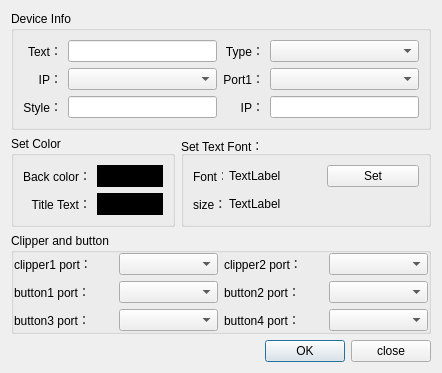
<?xml version="1.0" encoding="UTF-8"?>
<ui version="4.0">
 <class>MonitorProperty</class>
 <widget class="QDialog" name="MonitorProperty">
  <property name="geometry">
   <rect>
    <x>0</x>
    <y>0</y>
    <width>442</width>
    <height>367</height>
   </rect>
  </property>
  <property name="windowTitle">
   <string>Dialog</string>
  </property>
  <layout class="QGridLayout" name="gridLayout_4">
   <item row="7" column="0" colspan="2">
    <layout class="QHBoxLayout" name="horizontalLayout">
     <item>
      <spacer name="horizontalSpacer">
       <property name="orientation">
        <enum>Qt::Horizontal</enum>
       </property>
       <property name="sizeHint" stdset="0">
        <size>
         <width>40</width>
         <height>20</height>
        </size>
       </property>
      </spacer>
     </item>
     <item>
      <widget class="QPushButton" name="pushButton_ok">
       <property name="text">
        <string>OK</string>
       </property>
      </widget>
     </item>
     <item>
      <widget class="QPushButton" name="pushButton_close">
       <property name="text">
        <string>close</string>
       </property>
      </widget>
     </item>
    </layout>
   </item>
   <item row="5" column="1">
    <spacer name="verticalSpacer_2">
     <property name="orientation">
      <enum>Qt::Vertical</enum>
     </property>
     <property name="sizeHint" stdset="0">
      <size>
       <width>20</width>
       <height>40</height>
      </size>
     </property>
    </spacer>
   </item>
   <item row="5" column="0">
    <spacer name="verticalSpacer">
     <property name="orientation">
      <enum>Qt::Vertical</enum>
     </property>
     <property name="sizeHint" stdset="0">
      <size>
       <width>20</width>
       <height>40</height>
      </size>
     </property>
    </spacer>
   </item>
   <item row="2" column="0" colspan="2">
    <widget class="QGroupBox" name="groupBox_clipper_and_button">
     <property name="enabled">
      <bool>true</bool>
     </property>
     <property name="maximumSize">
      <size>
       <width>16777215</width>
       <height>104</height>
      </size>
     </property>
     <property name="title">
      <string>Clipper and button</string>
     </property>
     <layout class="QGridLayout" name="gridLayout_5">
      <property name="leftMargin">
       <number>0</number>
      </property>
      <property name="topMargin">
       <number>0</number>
      </property>
      <property name="rightMargin">
       <number>0</number>
      </property>
      <property name="bottomMargin">
       <number>0</number>
      </property>
      <property name="spacing">
       <number>6</number>
      </property>
      <item row="0" column="0">
       <widget class="QLabel" name="label_clipper1">
        <property name="text">
         <string>clipper1 port：</string>
        </property>
       </widget>
      </item>
      <item row="0" column="1">
       <widget class="QComboBox" name="comboBox_clipper1"/>
      </item>
      <item row="0" column="2">
       <widget class="QLabel" name="label_clipper2">
        <property name="text">
         <string>clipper2 port：</string>
        </property>
       </widget>
      </item>
      <item row="0" column="3">
       <widget class="QComboBox" name="comboBox_clipper2"/>
      </item>
      <item row="1" column="0">
       <widget class="QLabel" name="label_button1">
        <property name="text">
         <string>button1 port：</string>
        </property>
       </widget>
      </item>
      <item row="1" column="1">
       <widget class="QComboBox" name="comboBox_button1"/>
      </item>
      <item row="1" column="2">
       <widget class="QLabel" name="label_button2">
        <property name="text">
         <string>button2 port：</string>
        </property>
       </widget>
      </item>
      <item row="1" column="3">
       <widget class="QComboBox" name="comboBox_button2"/>
      </item>
      <item row="2" column="0">
       <widget class="QLabel" name="label_button3">
        <property name="text">
         <string>button3 port：</string>
        </property>
       </widget>
      </item>
      <item row="2" column="1">
       <widget class="QComboBox" name="comboBox_button3"/>
      </item>
      <item row="2" column="2">
       <widget class="QLabel" name="label_button4">
        <property name="text">
         <string>button4 port：</string>
        </property>
       </widget>
      </item>
      <item row="2" column="3">
       <widget class="QComboBox" name="comboBox_button4"/>
      </item>
     </layout>
    </widget>
   </item>
   <item row="1" column="1">
    <widget class="QGroupBox" name="groupBox_textSize">
     <property name="minimumSize">
      <size>
       <width>250</width>
       <height>0</height>
      </size>
     </property>
     <property name="title">
      <string>Set Text Font：</string>
     </property>
     <layout class="QGridLayout" name="gridLayout_3">
      <item row="0" column="1">
       <widget class="QLabel" name="label_textFont">
        <property name="minimumSize">
         <size>
          <width>0</width>
          <height>0</height>
         </size>
        </property>
        <property name="text">
         <string>TextLabel</string>
        </property>
       </widget>
      </item>
      <item row="0" column="4">
       <widget class="QPushButton" name="pushButton_TextSet">
        <property name="text">
         <string>Set</string>
        </property>
       </widget>
      </item>
      <item row="0" column="0">
       <widget class="QLabel" name="label_text_size">
        <property name="maximumSize">
         <size>
          <width>30</width>
          <height>16777215</height>
         </size>
        </property>
        <property name="text">
         <string>Font：</string>
        </property>
       </widget>
      </item>
      <item row="1" column="0">
       <widget class="QLabel" name="label_textSize">
        <property name="minimumSize">
         <size>
          <width>20</width>
          <height>0</height>
         </size>
        </property>
        <property name="maximumSize">
         <size>
          <width>30</width>
          <height>16777215</height>
         </size>
        </property>
        <property name="text">
         <string>size：</string>
        </property>
       </widget>
      </item>
      <item row="1" column="1">
       <widget class="QLabel" name="label_textsize">
        <property name="text">
         <string>TextLabel</string>
        </property>
       </widget>
      </item>
     </layout>
    </widget>
   </item>
   <item row="1" column="0">
    <widget class="QGroupBox" name="groupBox_color">
     <property name="title">
      <string>Set Color</string>
     </property>
     <layout class="QGridLayout" name="gridLayout_2">
      <item row="0" column="0">
       <widget class="QLabel" name="label_Fero_color_2">
        <property name="text">
         <string>Back color：</string>
        </property>
        <property name="alignment">
         <set>Qt::AlignRight|Qt::AlignTrailing|Qt::AlignVCenter</set>
        </property>
       </widget>
      </item>
      <item row="0" column="1">
       <widget class="QPushButton" name="pushButton_backColor">
        <property name="palette">
         <palette>
          <active>
           <colorrole role="WindowText">
            <brush brushstyle="SolidPattern">
             <color alpha="255">
              <red>255</red>
              <green>255</green>
              <blue>255</blue>
             </color>
            </brush>
           </colorrole>
           <colorrole role="Button">
            <brush brushstyle="SolidPattern">
             <color alpha="255">
              <red>0</red>
              <green>0</green>
              <blue>0</blue>
             </color>
            </brush>
           </colorrole>
           <colorrole role="Light">
            <brush brushstyle="SolidPattern">
             <color alpha="255">
              <red>0</red>
              <green>0</green>
              <blue>0</blue>
             </color>
            </brush>
           </colorrole>
           <colorrole role="Midlight">
            <brush brushstyle="SolidPattern">
             <color alpha="255">
              <red>0</red>
              <green>0</green>
              <blue>0</blue>
             </color>
            </brush>
           </colorrole>
           <colorrole role="Dark">
            <brush brushstyle="SolidPattern">
             <color alpha="255">
              <red>0</red>
              <green>0</green>
              <blue>0</blue>
             </color>
            </brush>
           </colorrole>
           <colorrole role="Mid">
            <brush brushstyle="SolidPattern">
             <color alpha="255">
              <red>0</red>
              <green>0</green>
              <blue>0</blue>
             </color>
            </brush>
           </colorrole>
           <colorrole role="Text">
            <brush brushstyle="SolidPattern">
             <color alpha="255">
              <red>255</red>
              <green>255</green>
              <blue>255</blue>
             </color>
            </brush>
           </colorrole>
           <colorrole role="BrightText">
            <brush brushstyle="SolidPattern">
             <color alpha="255">
              <red>255</red>
              <green>255</green>
              <blue>255</blue>
             </color>
            </brush>
           </colorrole>
           <colorrole role="ButtonText">
            <brush brushstyle="SolidPattern">
             <color alpha="255">
              <red>255</red>
              <green>255</green>
              <blue>255</blue>
             </color>
            </brush>
           </colorrole>
           <colorrole role="Base">
            <brush brushstyle="SolidPattern">
             <color alpha="255">
              <red>0</red>
              <green>0</green>
              <blue>0</blue>
             </color>
            </brush>
           </colorrole>
           <colorrole role="Window">
            <brush brushstyle="SolidPattern">
             <color alpha="255">
              <red>0</red>
              <green>0</green>
              <blue>0</blue>
             </color>
            </brush>
           </colorrole>
           <colorrole role="Shadow">
            <brush brushstyle="SolidPattern">
             <color alpha="255">
              <red>0</red>
              <green>0</green>
              <blue>0</blue>
             </color>
            </brush>
           </colorrole>
           <colorrole role="AlternateBase">
            <brush brushstyle="SolidPattern">
             <color alpha="255">
              <red>0</red>
              <green>0</green>
              <blue>0</blue>
             </color>
            </brush>
           </colorrole>
           <colorrole role="ToolTipBase">
            <brush brushstyle="SolidPattern">
             <color alpha="255">
              <red>255</red>
              <green>255</green>
              <blue>220</blue>
             </color>
            </brush>
           </colorrole>
           <colorrole role="ToolTipText">
            <brush brushstyle="SolidPattern">
             <color alpha="255">
              <red>0</red>
              <green>0</green>
              <blue>0</blue>
             </color>
            </brush>
           </colorrole>
          </active>
          <inactive>
           <colorrole role="WindowText">
            <brush brushstyle="SolidPattern">
             <color alpha="255">
              <red>255</red>
              <green>255</green>
              <blue>255</blue>
             </color>
            </brush>
           </colorrole>
           <colorrole role="Button">
            <brush brushstyle="SolidPattern">
             <color alpha="255">
              <red>0</red>
              <green>0</green>
              <blue>0</blue>
             </color>
            </brush>
           </colorrole>
           <colorrole role="Light">
            <brush brushstyle="SolidPattern">
             <color alpha="255">
              <red>0</red>
              <green>0</green>
              <blue>0</blue>
             </color>
            </brush>
           </colorrole>
           <colorrole role="Midlight">
            <brush brushstyle="SolidPattern">
             <color alpha="255">
              <red>0</red>
              <green>0</green>
              <blue>0</blue>
             </color>
            </brush>
           </colorrole>
           <colorrole role="Dark">
            <brush brushstyle="SolidPattern">
             <color alpha="255">
              <red>0</red>
              <green>0</green>
              <blue>0</blue>
             </color>
            </brush>
           </colorrole>
           <colorrole role="Mid">
            <brush brushstyle="SolidPattern">
             <color alpha="255">
              <red>0</red>
              <green>0</green>
              <blue>0</blue>
             </color>
            </brush>
           </colorrole>
           <colorrole role="Text">
            <brush brushstyle="SolidPattern">
             <color alpha="255">
              <red>255</red>
              <green>255</green>
              <blue>255</blue>
             </color>
            </brush>
           </colorrole>
           <colorrole role="BrightText">
            <brush brushstyle="SolidPattern">
             <color alpha="255">
              <red>255</red>
              <green>255</green>
              <blue>255</blue>
             </color>
            </brush>
           </colorrole>
           <colorrole role="ButtonText">
            <brush brushstyle="SolidPattern">
             <color alpha="255">
              <red>255</red>
              <green>255</green>
              <blue>255</blue>
             </color>
            </brush>
           </colorrole>
           <colorrole role="Base">
            <brush brushstyle="SolidPattern">
             <color alpha="255">
              <red>0</red>
              <green>0</green>
              <blue>0</blue>
             </color>
            </brush>
           </colorrole>
           <colorrole role="Window">
            <brush brushstyle="SolidPattern">
             <color alpha="255">
              <red>0</red>
              <green>0</green>
              <blue>0</blue>
             </color>
            </brush>
           </colorrole>
           <colorrole role="Shadow">
            <brush brushstyle="SolidPattern">
             <color alpha="255">
              <red>0</red>
              <green>0</green>
              <blue>0</blue>
             </color>
            </brush>
           </colorrole>
           <colorrole role="AlternateBase">
            <brush brushstyle="SolidPattern">
             <color alpha="255">
              <red>0</red>
              <green>0</green>
              <blue>0</blue>
             </color>
            </brush>
           </colorrole>
           <colorrole role="ToolTipBase">
            <brush brushstyle="SolidPattern">
             <color alpha="255">
              <red>255</red>
              <green>255</green>
              <blue>220</blue>
             </color>
            </brush>
           </colorrole>
           <colorrole role="ToolTipText">
            <brush brushstyle="SolidPattern">
             <color alpha="255">
              <red>0</red>
              <green>0</green>
              <blue>0</blue>
             </color>
            </brush>
           </colorrole>
          </inactive>
          <disabled>
           <colorrole role="WindowText">
            <brush brushstyle="SolidPattern">
             <color alpha="255">
              <red>0</red>
              <green>0</green>
              <blue>0</blue>
             </color>
            </brush>
           </colorrole>
           <colorrole role="Button">
            <brush brushstyle="SolidPattern">
             <color alpha="255">
              <red>0</red>
              <green>0</green>
              <blue>0</blue>
             </color>
            </brush>
           </colorrole>
           <colorrole role="Light">
            <brush brushstyle="SolidPattern">
             <color alpha="255">
              <red>0</red>
              <green>0</green>
              <blue>0</blue>
             </color>
            </brush>
           </colorrole>
           <colorrole role="Midlight">
            <brush brushstyle="SolidPattern">
             <color alpha="255">
              <red>0</red>
              <green>0</green>
              <blue>0</blue>
             </color>
            </brush>
           </colorrole>
           <colorrole role="Dark">
            <brush brushstyle="SolidPattern">
             <color alpha="255">
              <red>0</red>
              <green>0</green>
              <blue>0</blue>
             </color>
            </brush>
           </colorrole>
           <colorrole role="Mid">
            <brush brushstyle="SolidPattern">
             <color alpha="255">
              <red>0</red>
              <green>0</green>
              <blue>0</blue>
             </color>
            </brush>
           </colorrole>
           <colorrole role="Text">
            <brush brushstyle="SolidPattern">
             <color alpha="255">
              <red>0</red>
              <green>0</green>
              <blue>0</blue>
             </color>
            </brush>
           </colorrole>
           <colorrole role="BrightText">
            <brush brushstyle="SolidPattern">
             <color alpha="255">
              <red>255</red>
              <green>255</green>
              <blue>255</blue>
             </color>
            </brush>
           </colorrole>
           <colorrole role="ButtonText">
            <brush brushstyle="SolidPattern">
             <color alpha="255">
              <red>0</red>
              <green>0</green>
              <blue>0</blue>
             </color>
            </brush>
           </colorrole>
           <colorrole role="Base">
            <brush brushstyle="SolidPattern">
             <color alpha="255">
              <red>0</red>
              <green>0</green>
              <blue>0</blue>
             </color>
            </brush>
           </colorrole>
           <colorrole role="Window">
            <brush brushstyle="SolidPattern">
             <color alpha="255">
              <red>0</red>
              <green>0</green>
              <blue>0</blue>
             </color>
            </brush>
           </colorrole>
           <colorrole role="Shadow">
            <brush brushstyle="SolidPattern">
             <color alpha="255">
              <red>0</red>
              <green>0</green>
              <blue>0</blue>
             </color>
            </brush>
           </colorrole>
           <colorrole role="AlternateBase">
            <brush brushstyle="SolidPattern">
             <color alpha="255">
              <red>0</red>
              <green>0</green>
              <blue>0</blue>
             </color>
            </brush>
           </colorrole>
           <colorrole role="ToolTipBase">
            <brush brushstyle="SolidPattern">
             <color alpha="255">
              <red>255</red>
              <green>255</green>
              <blue>220</blue>
             </color>
            </brush>
           </colorrole>
           <colorrole role="ToolTipText">
            <brush brushstyle="SolidPattern">
             <color alpha="255">
              <red>0</red>
              <green>0</green>
              <blue>0</blue>
             </color>
            </brush>
           </colorrole>
          </disabled>
         </palette>
        </property>
        <property name="mouseTracking">
         <bool>false</bool>
        </property>
        <property name="autoFillBackground">
         <bool>true</bool>
        </property>
        <property name="text">
         <string/>
        </property>
        <property name="autoDefault">
         <bool>true</bool>
        </property>
        <property name="default">
         <bool>false</bool>
        </property>
        <property name="flat">
         <bool>true</bool>
        </property>
       </widget>
      </item>
      <item row="1" column="0">
       <widget class="QLabel" name="label_title_text">
        <property name="text">
         <string>Title Text：</string>
        </property>
        <property name="alignment">
         <set>Qt::AlignRight|Qt::AlignTrailing|Qt::AlignVCenter</set>
        </property>
       </widget>
      </item>
      <item row="1" column="1">
       <widget class="QPushButton" name="pushButton_titleText">
        <property name="palette">
         <palette>
          <active>
           <colorrole role="WindowText">
            <brush brushstyle="SolidPattern">
             <color alpha="255">
              <red>255</red>
              <green>255</green>
              <blue>255</blue>
             </color>
            </brush>
           </colorrole>
           <colorrole role="Button">
            <brush brushstyle="SolidPattern">
             <color alpha="255">
              <red>0</red>
              <green>0</green>
              <blue>0</blue>
             </color>
            </brush>
           </colorrole>
           <colorrole role="Light">
            <brush brushstyle="SolidPattern">
             <color alpha="255">
              <red>0</red>
              <green>0</green>
              <blue>0</blue>
             </color>
            </brush>
           </colorrole>
           <colorrole role="Midlight">
            <brush brushstyle="SolidPattern">
             <color alpha="255">
              <red>0</red>
              <green>0</green>
              <blue>0</blue>
             </color>
            </brush>
           </colorrole>
           <colorrole role="Dark">
            <brush brushstyle="SolidPattern">
             <color alpha="255">
              <red>0</red>
              <green>0</green>
              <blue>0</blue>
             </color>
            </brush>
           </colorrole>
           <colorrole role="Mid">
            <brush brushstyle="SolidPattern">
             <color alpha="255">
              <red>0</red>
              <green>0</green>
              <blue>0</blue>
             </color>
            </brush>
           </colorrole>
           <colorrole role="Text">
            <brush brushstyle="SolidPattern">
             <color alpha="255">
              <red>255</red>
              <green>255</green>
              <blue>255</blue>
             </color>
            </brush>
           </colorrole>
           <colorrole role="BrightText">
            <brush brushstyle="SolidPattern">
             <color alpha="255">
              <red>255</red>
              <green>255</green>
              <blue>255</blue>
             </color>
            </brush>
           </colorrole>
           <colorrole role="ButtonText">
            <brush brushstyle="SolidPattern">
             <color alpha="255">
              <red>255</red>
              <green>255</green>
              <blue>255</blue>
             </color>
            </brush>
           </colorrole>
           <colorrole role="Base">
            <brush brushstyle="SolidPattern">
             <color alpha="255">
              <red>0</red>
              <green>0</green>
              <blue>0</blue>
             </color>
            </brush>
           </colorrole>
           <colorrole role="Window">
            <brush brushstyle="SolidPattern">
             <color alpha="255">
              <red>0</red>
              <green>0</green>
              <blue>0</blue>
             </color>
            </brush>
           </colorrole>
           <colorrole role="Shadow">
            <brush brushstyle="SolidPattern">
             <color alpha="255">
              <red>0</red>
              <green>0</green>
              <blue>0</blue>
             </color>
            </brush>
           </colorrole>
           <colorrole role="AlternateBase">
            <brush brushstyle="SolidPattern">
             <color alpha="255">
              <red>0</red>
              <green>0</green>
              <blue>0</blue>
             </color>
            </brush>
           </colorrole>
           <colorrole role="ToolTipBase">
            <brush brushstyle="SolidPattern">
             <color alpha="255">
              <red>255</red>
              <green>255</green>
              <blue>220</blue>
             </color>
            </brush>
           </colorrole>
           <colorrole role="ToolTipText">
            <brush brushstyle="SolidPattern">
             <color alpha="255">
              <red>0</red>
              <green>0</green>
              <blue>0</blue>
             </color>
            </brush>
           </colorrole>
          </active>
          <inactive>
           <colorrole role="WindowText">
            <brush brushstyle="SolidPattern">
             <color alpha="255">
              <red>255</red>
              <green>255</green>
              <blue>255</blue>
             </color>
            </brush>
           </colorrole>
           <colorrole role="Button">
            <brush brushstyle="SolidPattern">
             <color alpha="255">
              <red>0</red>
              <green>0</green>
              <blue>0</blue>
             </color>
            </brush>
           </colorrole>
           <colorrole role="Light">
            <brush brushstyle="SolidPattern">
             <color alpha="255">
              <red>0</red>
              <green>0</green>
              <blue>0</blue>
             </color>
            </brush>
           </colorrole>
           <colorrole role="Midlight">
            <brush brushstyle="SolidPattern">
             <color alpha="255">
              <red>0</red>
              <green>0</green>
              <blue>0</blue>
             </color>
            </brush>
           </colorrole>
           <colorrole role="Dark">
            <brush brushstyle="SolidPattern">
             <color alpha="255">
              <red>0</red>
              <green>0</green>
              <blue>0</blue>
             </color>
            </brush>
           </colorrole>
           <colorrole role="Mid">
            <brush brushstyle="SolidPattern">
             <color alpha="255">
              <red>0</red>
              <green>0</green>
              <blue>0</blue>
             </color>
            </brush>
           </colorrole>
           <colorrole role="Text">
            <brush brushstyle="SolidPattern">
             <color alpha="255">
              <red>255</red>
              <green>255</green>
              <blue>255</blue>
             </color>
            </brush>
           </colorrole>
           <colorrole role="BrightText">
            <brush brushstyle="SolidPattern">
             <color alpha="255">
              <red>255</red>
              <green>255</green>
              <blue>255</blue>
             </color>
            </brush>
           </colorrole>
           <colorrole role="ButtonText">
            <brush brushstyle="SolidPattern">
             <color alpha="255">
              <red>255</red>
              <green>255</green>
              <blue>255</blue>
             </color>
            </brush>
           </colorrole>
           <colorrole role="Base">
            <brush brushstyle="SolidPattern">
             <color alpha="255">
              <red>0</red>
              <green>0</green>
              <blue>0</blue>
             </color>
            </brush>
           </colorrole>
           <colorrole role="Window">
            <brush brushstyle="SolidPattern">
             <color alpha="255">
              <red>0</red>
              <green>0</green>
              <blue>0</blue>
             </color>
            </brush>
           </colorrole>
           <colorrole role="Shadow">
            <brush brushstyle="SolidPattern">
             <color alpha="255">
              <red>0</red>
              <green>0</green>
              <blue>0</blue>
             </color>
            </brush>
           </colorrole>
           <colorrole role="AlternateBase">
            <brush brushstyle="SolidPattern">
             <color alpha="255">
              <red>0</red>
              <green>0</green>
              <blue>0</blue>
             </color>
            </brush>
           </colorrole>
           <colorrole role="ToolTipBase">
            <brush brushstyle="SolidPattern">
             <color alpha="255">
              <red>255</red>
              <green>255</green>
              <blue>220</blue>
             </color>
            </brush>
           </colorrole>
           <colorrole role="ToolTipText">
            <brush brushstyle="SolidPattern">
             <color alpha="255">
              <red>0</red>
              <green>0</green>
              <blue>0</blue>
             </color>
            </brush>
           </colorrole>
          </inactive>
          <disabled>
           <colorrole role="WindowText">
            <brush brushstyle="SolidPattern">
             <color alpha="255">
              <red>0</red>
              <green>0</green>
              <blue>0</blue>
             </color>
            </brush>
           </colorrole>
           <colorrole role="Button">
            <brush brushstyle="SolidPattern">
             <color alpha="255">
              <red>0</red>
              <green>0</green>
              <blue>0</blue>
             </color>
            </brush>
           </colorrole>
           <colorrole role="Light">
            <brush brushstyle="SolidPattern">
             <color alpha="255">
              <red>0</red>
              <green>0</green>
              <blue>0</blue>
             </color>
            </brush>
           </colorrole>
           <colorrole role="Midlight">
            <brush brushstyle="SolidPattern">
             <color alpha="255">
              <red>0</red>
              <green>0</green>
              <blue>0</blue>
             </color>
            </brush>
           </colorrole>
           <colorrole role="Dark">
            <brush brushstyle="SolidPattern">
             <color alpha="255">
              <red>0</red>
              <green>0</green>
              <blue>0</blue>
             </color>
            </brush>
           </colorrole>
           <colorrole role="Mid">
            <brush brushstyle="SolidPattern">
             <color alpha="255">
              <red>0</red>
              <green>0</green>
              <blue>0</blue>
             </color>
            </brush>
           </colorrole>
           <colorrole role="Text">
            <brush brushstyle="SolidPattern">
             <color alpha="255">
              <red>0</red>
              <green>0</green>
              <blue>0</blue>
             </color>
            </brush>
           </colorrole>
           <colorrole role="BrightText">
            <brush brushstyle="SolidPattern">
             <color alpha="255">
              <red>255</red>
              <green>255</green>
              <blue>255</blue>
             </color>
            </brush>
           </colorrole>
           <colorrole role="ButtonText">
            <brush brushstyle="SolidPattern">
             <color alpha="255">
              <red>0</red>
              <green>0</green>
              <blue>0</blue>
             </color>
            </brush>
           </colorrole>
           <colorrole role="Base">
            <brush brushstyle="SolidPattern">
             <color alpha="255">
              <red>0</red>
              <green>0</green>
              <blue>0</blue>
             </color>
            </brush>
           </colorrole>
           <colorrole role="Window">
            <brush brushstyle="SolidPattern">
             <color alpha="255">
              <red>0</red>
              <green>0</green>
              <blue>0</blue>
             </color>
            </brush>
           </colorrole>
           <colorrole role="Shadow">
            <brush brushstyle="SolidPattern">
             <color alpha="255">
              <red>0</red>
              <green>0</green>
              <blue>0</blue>
             </color>
            </brush>
           </colorrole>
           <colorrole role="AlternateBase">
            <brush brushstyle="SolidPattern">
             <color alpha="255">
              <red>0</red>
              <green>0</green>
              <blue>0</blue>
             </color>
            </brush>
           </colorrole>
           <colorrole role="ToolTipBase">
            <brush brushstyle="SolidPattern">
             <color alpha="255">
              <red>255</red>
              <green>255</green>
              <blue>220</blue>
             </color>
            </brush>
           </colorrole>
           <colorrole role="ToolTipText">
            <brush brushstyle="SolidPattern">
             <color alpha="255">
              <red>0</red>
              <green>0</green>
              <blue>0</blue>
             </color>
            </brush>
           </colorrole>
          </disabled>
         </palette>
        </property>
        <property name="autoFillBackground">
         <bool>true</bool>
        </property>
        <property name="text">
         <string/>
        </property>
        <property name="flat">
         <bool>true</bool>
        </property>
       </widget>
      </item>
     </layout>
    </widget>
   </item>
   <item row="0" column="0" colspan="2">
    <widget class="QGroupBox" name="groupBox">
     <property name="title">
      <string>Device Info</string>
     </property>
     <layout class="QGridLayout" name="gridLayout">
      <item row="0" column="2">
       <widget class="QLabel" name="label_type">
        <property name="maximumSize">
         <size>
          <width>55</width>
          <height>16777215</height>
         </size>
        </property>
        <property name="text">
         <string>Type：</string>
        </property>
        <property name="alignment">
         <set>Qt::AlignRight|Qt::AlignTrailing|Qt::AlignVCenter</set>
        </property>
       </widget>
      </item>
      <item row="0" column="1">
       <widget class="QLineEdit" name="lineEdit_name">
        <property name="maximumSize">
         <size>
          <width>150</width>
          <height>25</height>
         </size>
        </property>
       </widget>
      </item>
      <item row="1" column="2">
       <widget class="QLabel" name="label_port">
        <property name="text">
         <string>Port1：</string>
        </property>
        <property name="alignment">
         <set>Qt::AlignRight|Qt::AlignTrailing|Qt::AlignVCenter</set>
        </property>
       </widget>
      </item>
      <item row="0" column="0">
       <widget class="QLabel" name="label_name">
        <property name="maximumSize">
         <size>
          <width>50</width>
          <height>16777215</height>
         </size>
        </property>
        <property name="text">
         <string>Text：</string>
        </property>
        <property name="alignment">
         <set>Qt::AlignRight|Qt::AlignTrailing|Qt::AlignVCenter</set>
        </property>
       </widget>
      </item>
      <item row="1" column="0">
       <widget class="QLabel" name="label_IP">
        <property name="text">
         <string>IP：</string>
        </property>
        <property name="textFormat">
         <enum>Qt::AutoText</enum>
        </property>
        <property name="alignment">
         <set>Qt::AlignRight|Qt::AlignTrailing|Qt::AlignVCenter</set>
        </property>
       </widget>
      </item>
      <item row="1" column="1">
       <widget class="QComboBox" name="comboBox_ip"/>
      </item>
      <item row="3" column="0">
       <widget class="QLabel" name="label_style">
        <property name="text">
         <string>Style：</string>
        </property>
        <property name="alignment">
         <set>Qt::AlignRight|Qt::AlignTrailing|Qt::AlignVCenter</set>
        </property>
       </widget>
      </item>
      <item row="3" column="1">
       <widget class="QLineEdit" name="lineEdit_style">
        <property name="maximumSize">
         <size>
          <width>150</width>
          <height>16777215</height>
         </size>
        </property>
       </widget>
      </item>
      <item row="0" column="3">
       <widget class="QComboBox" name="comboBox_type"/>
      </item>
      <item row="1" column="3">
       <widget class="QComboBox" name="comboBox_port"/>
      </item>
      <item row="3" column="3">
       <widget class="QLineEdit" name="lineEdit_videoIP">
        <property name="enabled">
         <bool>true</bool>
        </property>
        <property name="maximumSize">
         <size>
          <width>150</width>
          <height>16777215</height>
         </size>
        </property>
       </widget>
      </item>
      <item row="3" column="2">
       <widget class="QLabel" name="label_videoIP">
        <property name="layoutDirection">
         <enum>Qt::LeftToRight</enum>
        </property>
        <property name="text">
         <string>IP：</string>
        </property>
        <property name="alignment">
         <set>Qt::AlignRight|Qt::AlignTrailing|Qt::AlignVCenter</set>
        </property>
       </widget>
      </item>
     </layout>
    </widget>
   </item>
  </layout>
 </widget>
 <resources/>
 <connections/>
</ui>
